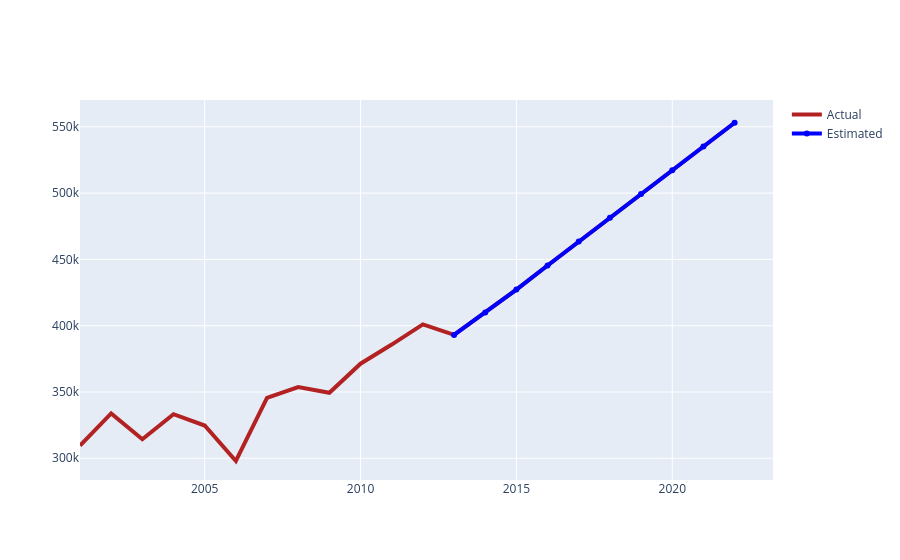

The code cell stored with this chart in its notebook:
### Code cell
i=12
for j in range(len(forecast_df_TN)):
    crimes_TN_forecast.loc[i] = crimes_TN_forecast.YEAR[i-1]+1
    crimes_TN_forecast.loc[i, 'TOTAL IPC CRIMES'] = int(forecast_df_TN[j])
    i = i+1

fig = go.Figure()
fig.add_trace(go.Scatter(x= crimes_TN_forecast["YEAR"], y= crimes_TN_forecast['TOTAL IPC CRIMES'],
                    name = "Actual",line=dict(color='firebrick', width=4)))
fig.add_trace(go.Scatter(x= crimes_TN_forecast["YEAR"][12:], y= crimes_TN_forecast['TOTAL IPC CRIMES'][12:],
                    name = "Estimated",line=dict(color='blue', width=4)))

### Figure 1 — Plotly figure (JSON) as saved in the notebook; plotly's stock layout.template omitted (floating-point values rounded to 4 significant figures)
{"data": [{"line": {"color": "firebrick", "width": 4}, "name": "Actual", "type": "scatter", "x": [2001, 2002, 2003, 2004, 2005, 2006, 2007, 2008, 2009, 2010, 2011, 2012, 2013, 2014, 2015, 2016, 2017, 2018, 2019, 2020, 2021, 2022], "y": [309602, 333884, 314372, 333212, 324720, 297944, 345508, 353666, 349382, 371356, 385758, 400948, 393071, 409873, 427211, 445420, 463442, 481318, 499244, 517192, 535129, 553063]}, {"line": {"color": "blue", "width": 4}, "name": "Estimated", "type": "scatter", "x": [2013, 2014, 2015, 2016, 2017, 2018, 2019, 2020, 2021, 2022], "y": [393071, 409873, 427211, 445420, 463442, 481318, 499244, 517192, 535129, 553063]}], "layout": {}}
